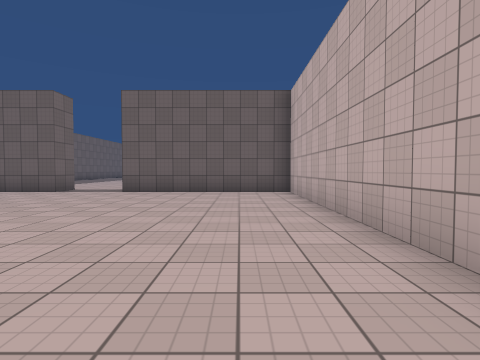
View 1 (above)

17 first-person views from a walk through a 3-D level made in the Unity game engine. The camera is 1.3 m above the floor, tilts 2° down and sees 80° across. The floor is counted in squares, 2 m on a side. Each view is taken from the middle of a square. On the plan, view 1 faces up. The plan holds only what a view shows up to about 9 squares ahead; the rest is blank. The place goes on beyond the plan. The player is left out. Some animated figures are left out. Surface patterns are stand-ins for the level's own textures.

View 2
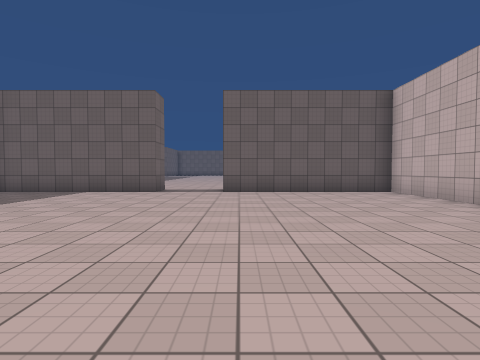

View 3
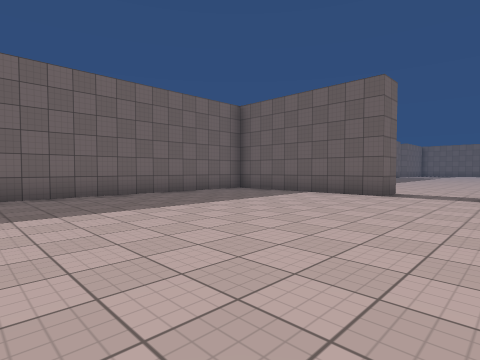

View 4
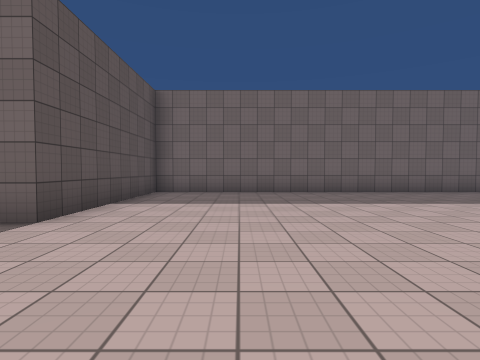

View 5
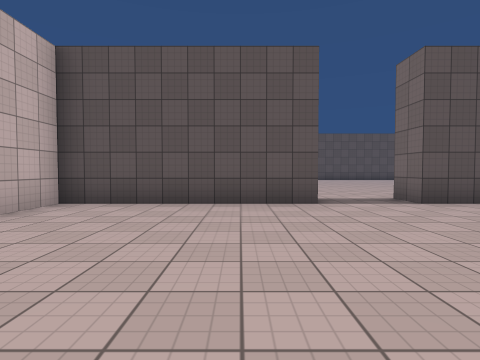

View 6
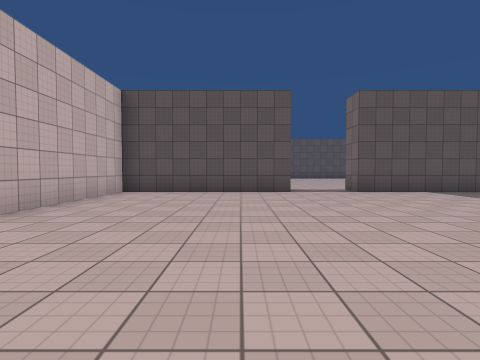

View 7
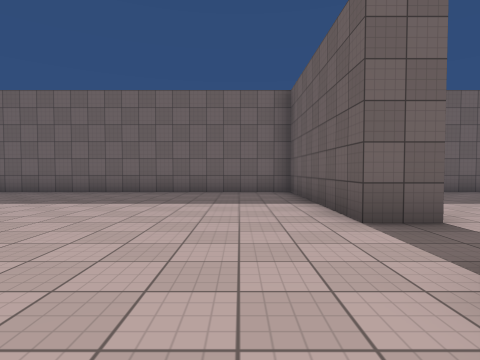

View 8
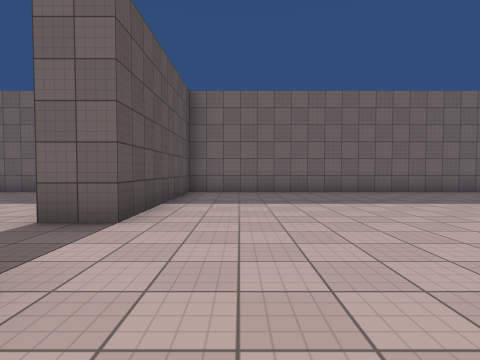

View 9
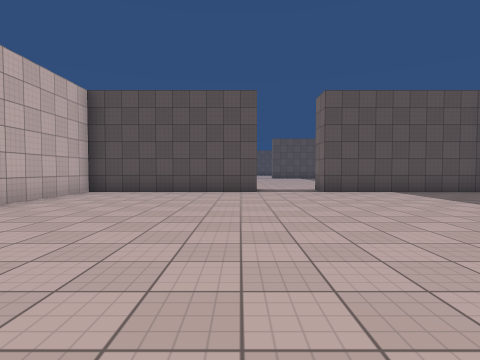

View 10
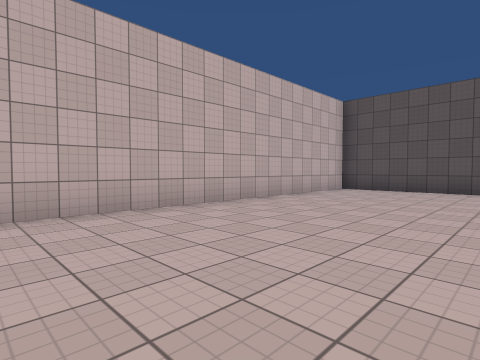

View 11
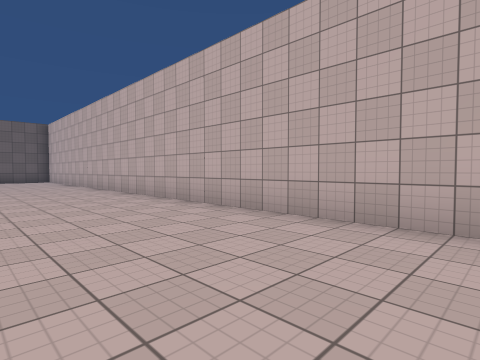

View 12
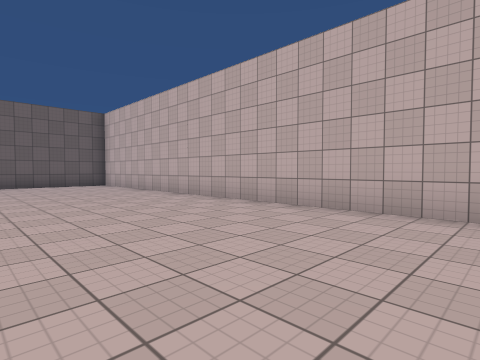

View 13
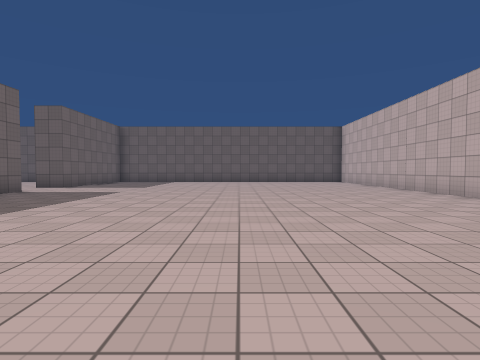

View 14
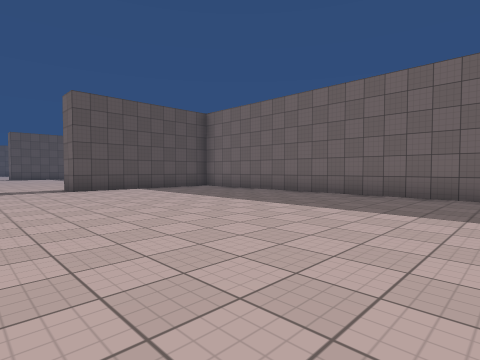

View 15
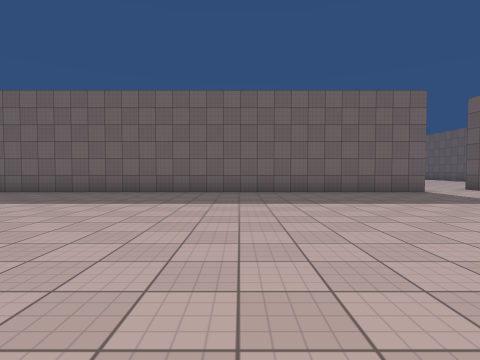

View 16
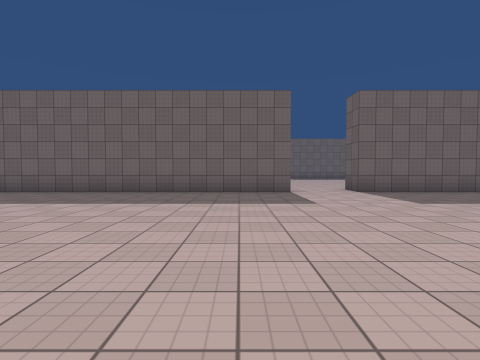

View 17
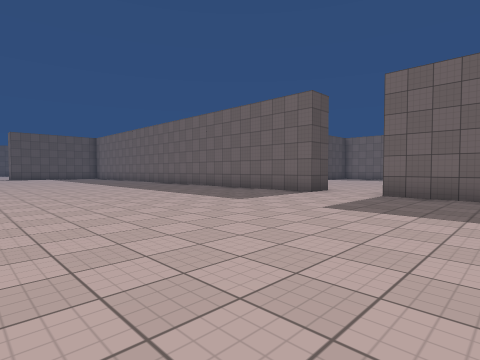

### Floor plan
Points are (right, up) in squares from view 1. A wall is a line through its corners. A room is listed if a view was taken in it or the views show most of it. See-through windows are left out.
Room 1 (views 1, 2, 3, 4, 5, 6, 7)
walls: (-3.6, -3.5) (1.5, -3.5) (1.5, 8.5) (-3.5, 8.5); (-5.5, 8.5) (-10.5, 8.5) (-10.5, -3.5) (-5.5, -3.5) (-5.5, -4.5)
ways out: opening at (-4.5, 9) to room 2; opening at (-4.5, -4)
Room 2 (views 8, 9, 10, 11, 12, 13, 14, 15, 16, 17)
walls: (-11.2, 27.5) (-10.5, 27.5) (-10.5, 9.5) (-5.5, 9.5) (-5.5, 8.5); (-3.5, 9.5) (1.5, 9.5) (1.5, 30.2); (-10.5, 32.5) (-10.5, 29.5) (-11, 29.5)
ways out: opening at (-4.5, 9) to room 1; opening at (-11, 28.5)

Where each view was taken, in squares from view 1:
view 1: 0 up, 0 right, facing up
view 2: 0 up, 3 left, facing up
view 3: 1 up, 3 left, facing up-left
view 4: 1 down, 2 left, facing left
view 5: 2 up, 2 left, facing down
view 6: 5 up, 2 left, facing down
view 7: 7 up, 2 left, facing left
view 8: 11 up, 2 left, facing left
view 9: 18 up, 3 left, facing down
view 10: 19 up, 3 left, facing down-right
view 11: 17 up, 2 left, facing up-right
view 12: 22 up, 3 left, facing up-right
view 13: 19 up, 4 left, facing up
view 14: 19 up, 3 left, facing down-left
view 15: 22 up, 2 left, facing left
view 16: 26 up, 2 left, facing left
view 17: 32 up, 3 left, facing down-left
